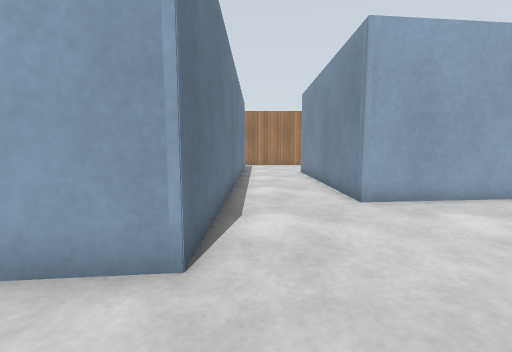
View 1 (above)

16 first-person views from a walk through a robot-simulator world made for Gazebo. The camera is 0.72 m above the floor, tilts 6° down and sees 90° across. The floor is counted in squares, 0.5 m on a side. Each view is taken from the middle of a square. On the plan, view 1 faces up. The plan holds only what a view shows up to about 13 squares ahead; the rest is blank. The place goes on beyond the plan. Gazebo's built-in surfaces are drawn with simple patterns. Surface patterns are stand-ins for the level's own textures.

View 2
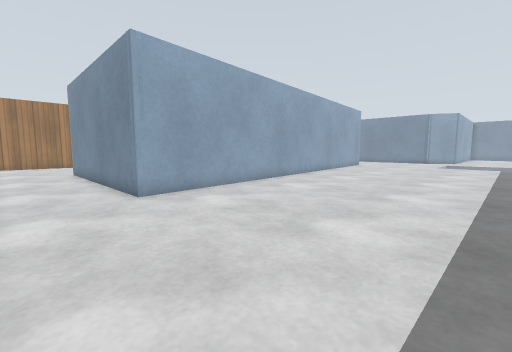

View 3
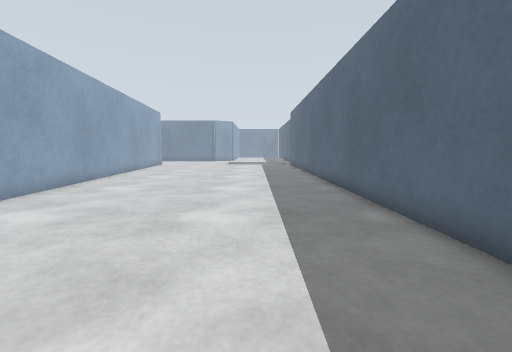

View 4
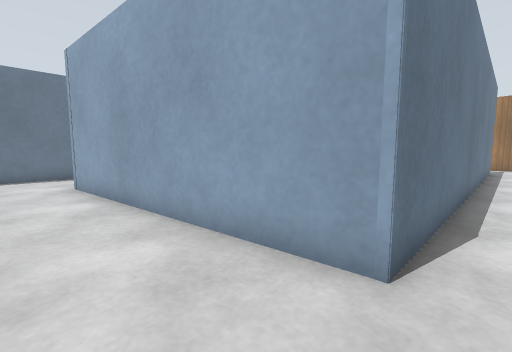

View 5
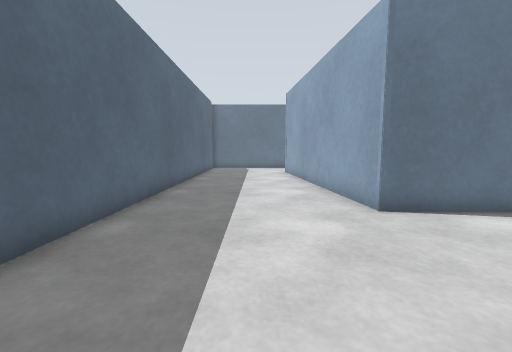

View 6
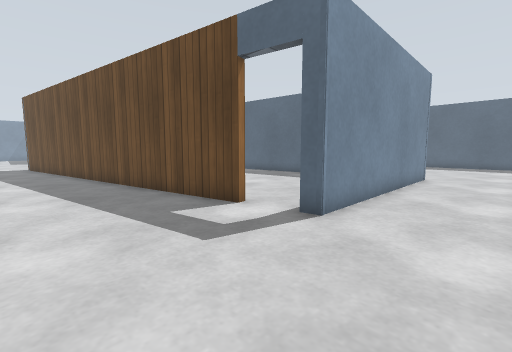

View 7
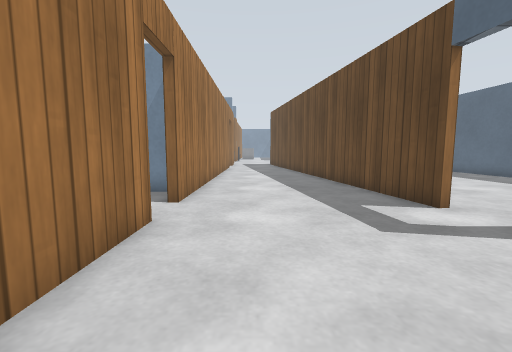

View 8
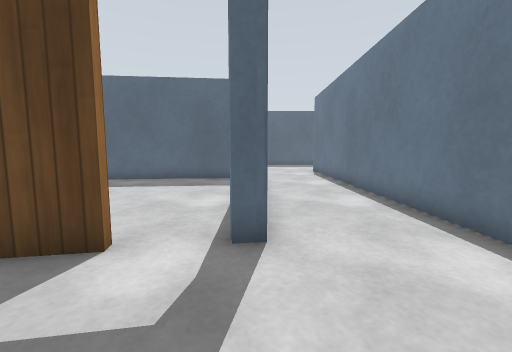

View 9
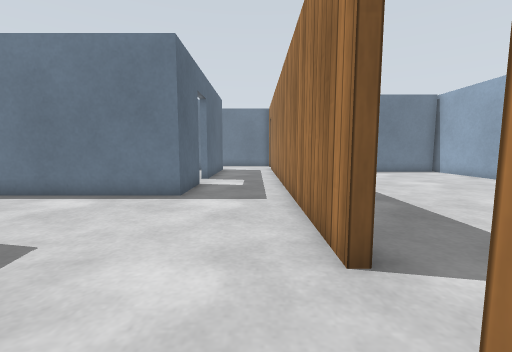

View 10
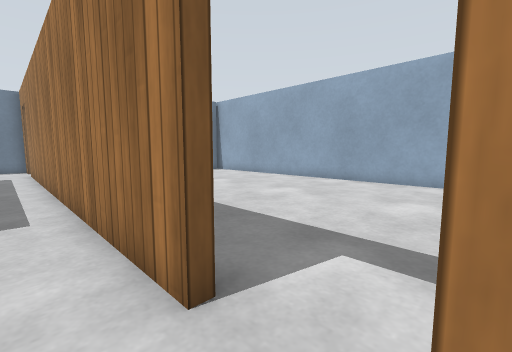

View 11
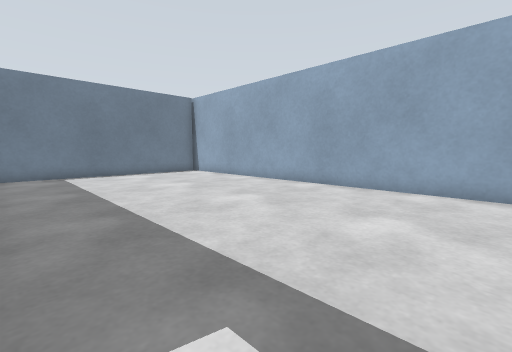

View 12
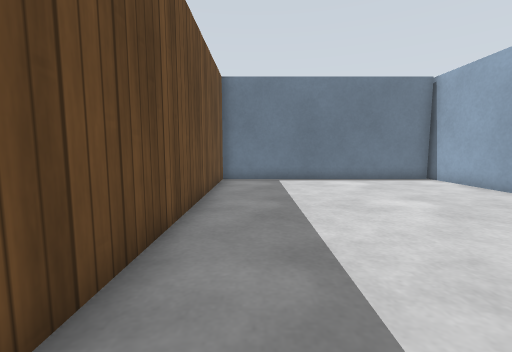

View 13
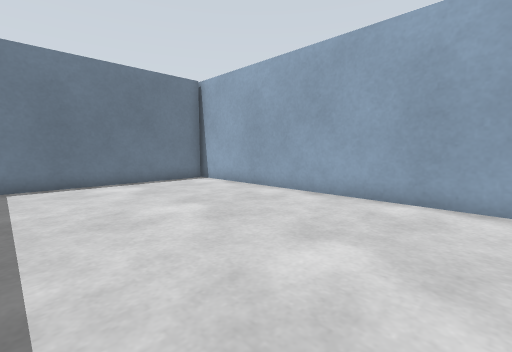

View 14
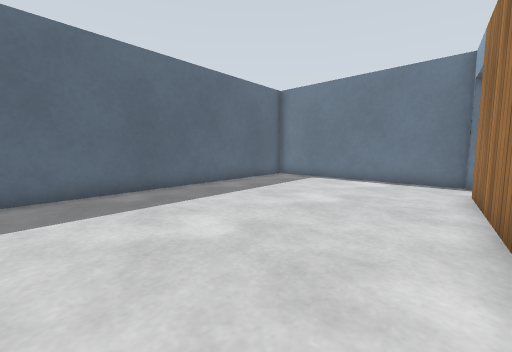

View 15
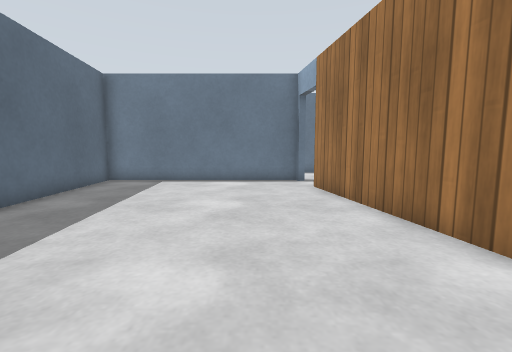

View 16
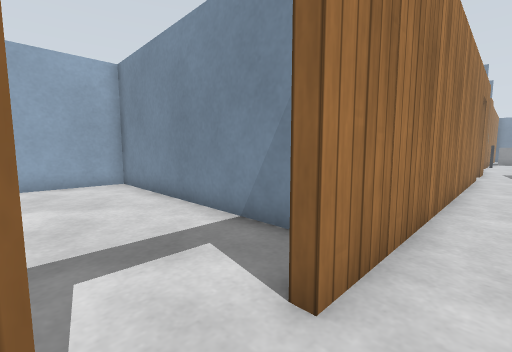

### Floor plan
Points are (right, up) in squares from view 1. A wall is a line through its corners. A room is listed if a view was taken in it or the views show most of it. See-through windows are left out.
Room 1 (views 1, 2, 3, 4, 5)
walls: (3.2, 6.8) (2.9, 6.8); (-0.8, 6.6) (-0.8, 2.9) (-10.6, 1.9); (12.3, 7.8) (2.9, 6.8); (-8.1, -3.2) (12.2, -3.2)
ways out: opening at (1, 6) to room 2
Room 2 (views 6, 7, 8, 9, 10, 16)
walls: (5, 16.5) (15.6, 18.4); (4, 23.1) (-10.5, 23.1); (-3.6, 19.7) (-0.8, 19.7) (-0.8, 6.6); (-6.2, 19.7) (-5.4, 19.7); (2.9, 6.8) (2.8, 7.2); (2.9, 6.8) (2.9, 16.1) (3.4, 16.2); (15.5, 23.1) (5.8, 23.1)
ways out: opening at (1, 6) to room 1; open door at (4.5, 23) to room 3; open door at (4.5, 16) to room 4; open door at (-4.5, 20)
Room 3 (views 11, 12, 13)
walls: (7.6, 24) (7.6, 33.4) (-9.6, 33.4); (-9.3, 33.4) (-9.3, 23.4) (1.5, 23.4)
ways out: open door at (4.5, 23) to room 2
Room 4 (views 14, 15)
walls: (11.8, 17.4) (5.1, 16.2); (3.1, 16) (3.1, 7.2) (15.1, 8.4)
ways out: open door at (4.5, 16) to room 2

Where each view was taken, in squares from view 1:
view 1: 0 up, 0 right, facing up
view 2: 1 down, 0 right, facing up-right
view 3: 0 up, 1 left, facing right
view 4: 0 up, 0 right, facing up-left
view 5: 0 up, 5 right, facing left
view 6: 21 up, 0 right, facing down-right
view 7: 21 up, 1 left, facing right
view 8: 20 up, 3 right, facing down
view 9: 22 up, 7 right, facing left
view 10: 22 up, 6 right, facing up-left
view 11: 24 up, 6 right, facing up-left
view 12: 25 up, 3 right, facing left
view 13: 26 up, 2 right, facing up-left
view 14: 17 up, 15 right, facing down-left
view 15: 14 up, 15 right, facing left
view 16: 22 up, 4 right, facing up-right
